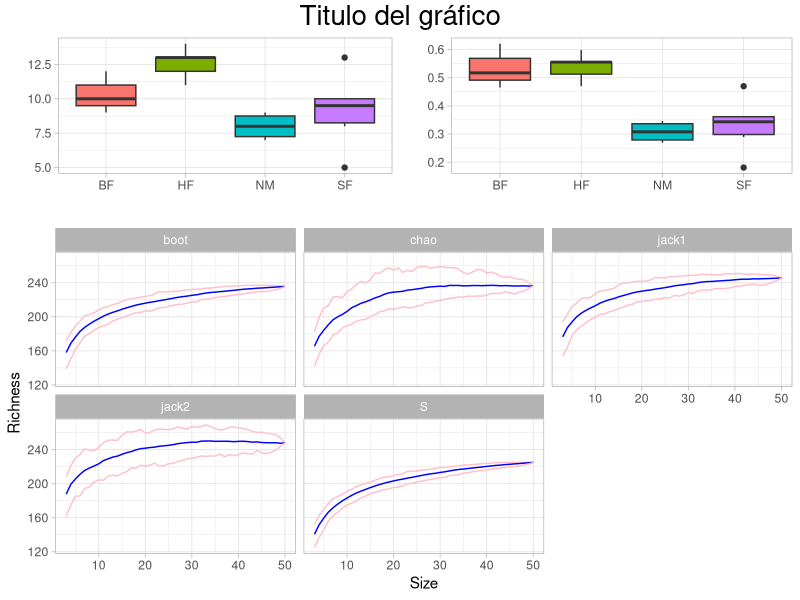

Source code (R):
library(ggplot2)
library(gridExtra)
library(tidyverse)
library(purrr)
library (vegan)
library(grid)

data(dune)
data(dune.env)
pool <- with(dune.env, specpool(dune, Management))

# Boxplot
ggplot(dune.env, aes(x=Management, y=specnumber(dune), fill=Management)) +
    geom_boxplot(show.legend = FALSE) +
    labs(y="", x="") +
    theme_light() -> bp1

ggplot(dune.env, aes(x=Management, y=specnumber(dune)/specpool2vect(pool), fill=Management)) +
    geom_boxplot(show.legend = FALSE) +
    labs(y="", x="") + 
    theme_light() -> bp2

# LinePlot
data(BCI)
pool2 <- poolaccum(BCI)

summary(pool2) %>% 
    map(data.frame, check.names = FALSE) %>% 
    map(setNames,c("N", "Value", "lower2.5", "higher97.5", "std")) %>% 
    bind_rows(.id = "ID") -> data

ggplot(data = data, aes(x = N, y = Value, group = ID)) +
    geom_line(aes(y = higher97.5), color="pink") + 
    geom_line(aes(y = Value), color="blue")  +
    geom_line(aes(y = lower2.5), color="pink")  +
    labs(y="Richness", 
         x="Size") + 
    facet_wrap(~ID) +
    theme_light() -> lp

grid.arrange(arrangeGrob(bp1, bp2, ncol = 2),
             lp,
             nrow = 2,
             heights = c(1, 2),
             top = textGrob("Titulo del gráfico",gp=gpar(fontsize=20)))